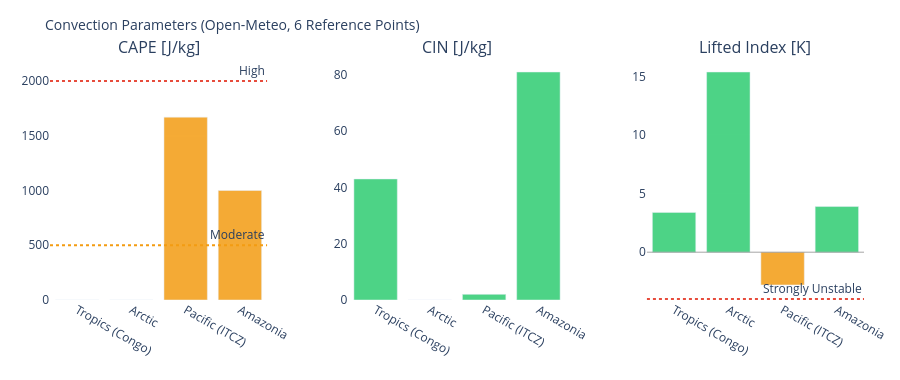

Notebook source saved alongside this figure:
### Markdown cell above
---
## 3. Visualizations

### Code cell
# ============================================================
# CAPE / CIN / LIFTED INDEX – Convection potential
# ============================================================

if not df_atm.empty:
    fig = make_subplots(
        rows=1, cols=3,
        subplot_titles=['CAPE [J/kg]', 'CIN [J/kg]', 'Lifted Index [K]'],
        horizontal_spacing=0.1
    )
    pts = df_atm['point'].tolist()
    pt_colors = ['#E85D24','#185FA5','#888780','#378ADD','#639922','#F2A623']

    # CAPE – höher = mehr Gewitterpotential
    cape_vals = df_atm['cape'].fillna(0).tolist()
    cape_colors = ['#e74c3c' if v > 2000 else '#f39c12' if v > 500 else '#2ecc71'
                   for v in cape_vals]
    fig.add_trace(go.Bar(x=pts, y=cape_vals, marker_color=cape_colors,
                         opacity=0.85, showlegend=False), row=1, col=1)
    fig.add_hline(y=2000, line_dash='dot', line_color='#e74c3c',
                  annotation_text='High', row=1, col=1)
    fig.add_hline(y=500,  line_dash='dot', line_color='#f39c12',
                  annotation_text='Moderate', row=1, col=1)

    # CIN – negativer = stärker gedeckelt (weniger Auslöse)
    cin_vals = df_atm['cin'].fillna(0).tolist()
    cin_colors = ['#e74c3c' if v < -200 else '#f39c12' if v < -50 else '#2ecc71'
                  for v in cin_vals]
    fig.add_trace(go.Bar(x=pts, y=cin_vals, marker_color=cin_colors,
                         opacity=0.85, showlegend=False), row=1, col=2)

    # Lifted Index – negativ = instabil
    li_vals = df_atm['li'].fillna(0).tolist()
    li_colors = ['#e74c3c' if v < -4 else '#f39c12' if v < 0 else '#2ecc71'
                 for v in li_vals]
    fig.add_trace(go.Bar(x=pts, y=li_vals, marker_color=li_colors,
                         opacity=0.85, showlegend=False), row=1, col=3)
    fig.add_hline(y=0, line_color='gray', line_width=0.7, row=1, col=3)
    fig.add_hline(y=-4, line_dash='dot', line_color='#e74c3c',
                  annotation_text='Strongly Unstable', row=1, col=3)

    fig.update_layout(
        title=dict(text='Convection Parameters (Open-Meteo, 6 Reference Points)', font=dict(size=14)),
        height=380, plot_bgcolor='rgba(0,0,0,0)', paper_bgcolor='rgba(0,0,0,0)',
        margin=dict(l=50, r=30, t=60, b=80)
    )
    fig.update_xaxes(tickangle=30)
    fig.show()

### Figure 1 — Plotly figure (JSON) as saved in the notebook; plotly's stock layout.template omitted (floating-point values rounded to 4 significant figures)
{"data": [{"marker": {"color": ["#2ecc71", "#2ecc71", "#f39c12", "#f39c12"]}, "opacity": 0.85, "showlegend": false, "type": "bar", "x": ["Tropics (Congo)", "Arctic", "Pacific (ITCZ)", "Amazonia"], "xaxis": "x", "y": [0.0, 0.0, 1670.0, 1000.0], "yaxis": "y"}, {"marker": {"color": ["#2ecc71", "#2ecc71", "#2ecc71", "#2ecc71"]}, "opacity": 0.85, "showlegend": false, "type": "bar", "x": ["Tropics (Congo)", "Arctic", "Pacific (ITCZ)", "Amazonia"], "xaxis": "x2", "y": [43.0, 0.0, 2.0, 81.0], "yaxis": "y2"}, {"marker": {"color": ["#2ecc71", "#2ecc71", "#f39c12", "#2ecc71"]}, "opacity": 0.85, "showlegend": false, "type": "bar", "x": ["Tropics (Congo)", "Arctic", "Pacific (ITCZ)", "Amazonia"], "xaxis": "x3", "y": [3.4, 15.4, -2.8, 3.9], "yaxis": "y3"}], "layout": {"annotations": [{"font": {"size": 16}, "showarrow": false, "text": "CAPE [J/kg]", "x": 0.1333, "xanchor": "center", "xref": "paper", "y": 1.0, "yanchor": "bottom", "yref": "paper"}, {"font": {"size": 16}, "showarrow": false, "text": "CIN [J/kg]", "x": 0.5, "xanchor": "center", "xref": "paper", "y": 1.0, "yanchor": "bottom", "yref": "paper"}, {"font": {"size": 16}, "showarrow": false, "text": "Lifted Index [K]", "x": 0.8667, "xanchor": "center", "xref": "paper", "y": 1.0, "yanchor": "bottom", "yref": "paper"}, {"showarrow": false, "text": "High", "x": 1, "xanchor": "right", "xref": "x domain", "y": 2000, "yanchor": "bottom", "yref": "y"}, {"showarrow": false, "text": "Moderate", "x": 1, "xanchor": "right", "xref": "x domain", "y": 500, "yanchor": "bottom", "yref": "y"}, {"showarrow": false, "text": "Strongly Unstable", "x": 1, "xanchor": "right", "xref": "x3 domain", "y": -4, "yanchor": "bottom", "yref": "y3"}], "height": 380, "margin": {"b": 80, "l": 50, "r": 30, "t": 60}, "paper_bgcolor": "rgba(0,0,0,0)", "plot_bgcolor": "rgba(0,0,0,0)", "shapes": [{"line": {"color": "#e74c3c", "dash": "dot"}, "type": "line", "x0": 0, "x1": 1, "xref": "x domain", "y0": 2000, "y1": 2000, "yref": "y"}, {"line": {"color": "#f39c12", "dash": "dot"}, "type": "line", "x0": 0, "x1": 1, "xref": "x domain", "y0": 500, "y1": 500, "yref": "y"}, {"line": {"color": "gray", "width": 0.7}, "type": "line", "x0": 0, "x1": 1, "xref": "x3 domain", "y0": 0, "y1": 0, "yref": "y3"}, {"line": {"color": "#e74c3c", "dash": "dot"}, "type": "line", "x0": 0, "x1": 1, "xref": "x3 domain", "y0": -4, "y1": -4, "yref": "y3"}], "title": {"font": {"size": 14}, "text": "Convection Parameters (Open-Meteo, 6 Reference Points)"}, "xaxis": {"anchor": "y", "domain": [0.0, 0.2667], "tickangle": 30}, "xaxis2": {"anchor": "y2", "domain": [0.3667, 0.6333], "tickangle": 30}, "xaxis3": {"anchor": "y3", "domain": [0.7333, 1.0], "tickangle": 30}, "yaxis": {"anchor": "x", "domain": [0.0, 1.0]}, "yaxis2": {"anchor": "x2", "domain": [0.0, 1.0]}, "yaxis3": {"anchor": "x3", "domain": [0.0, 1.0]}}}
